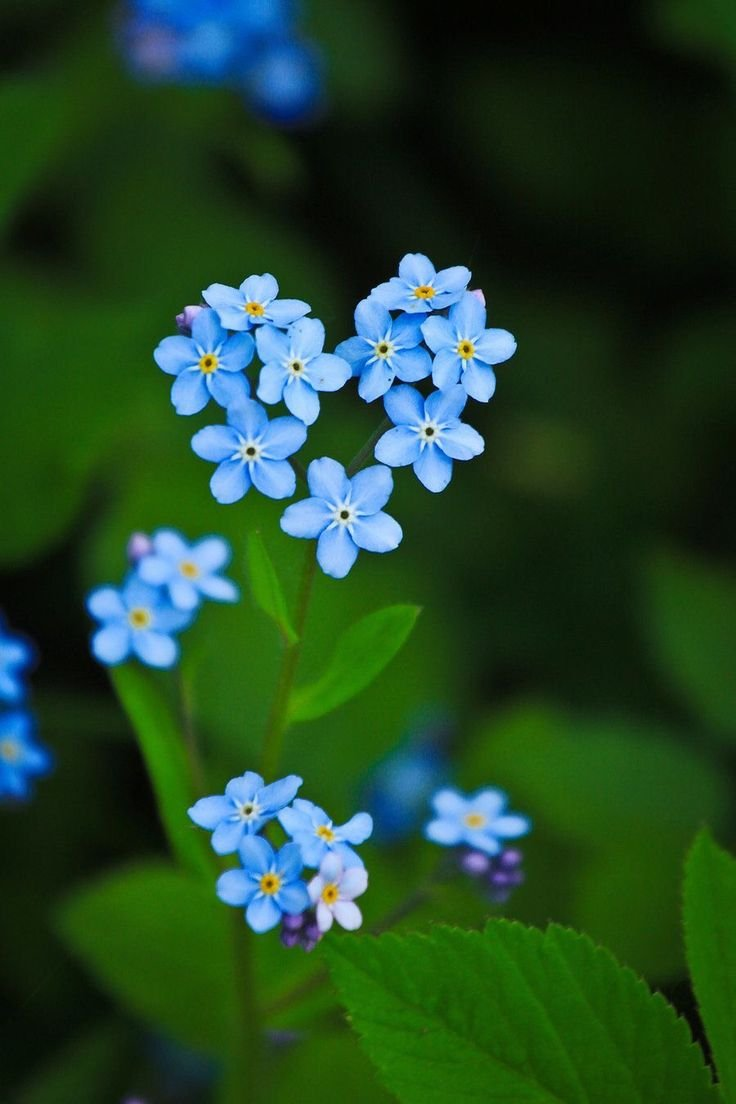
#> input picture бб.jpg, 736 x 1104 px
$ python N2.py
#> lines starting #> are read from the running program, lines starting #| are printed output that depends on the picture
from PIL import Image
import numpy as np
import matplotlib.pyplot as plt
img = Image.open('бб.jpg').convert('RGB')
#> img is the input picture: PIL image 736x1104 RGB; mean R, G, B 35.3, 71.1, 42.2
img_arr = np.asarray(img)

modified = img_arr.astype('float')
for i in range (0,1104):
    for k in range (0,736):
        modified[i][k][1] = modified[i][k][2]
        modified[i][k][0] = 0
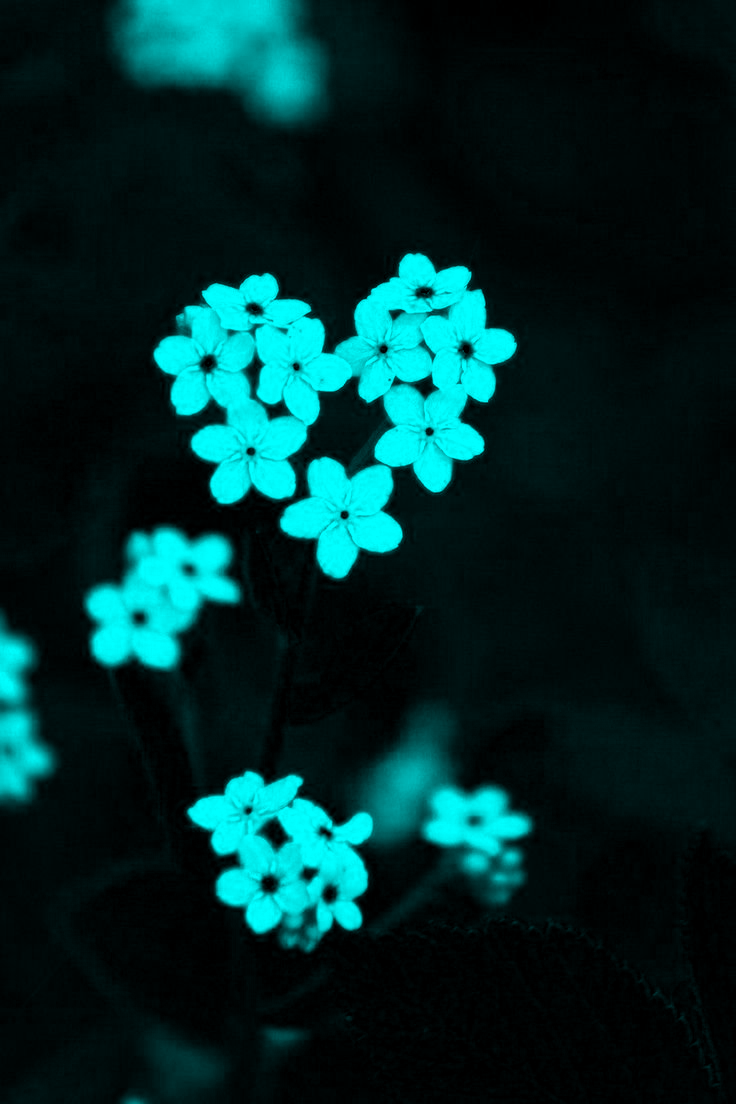
#> modified: shape (1104, 736, 3) float64; mean R, G, B 0, 42.2, 42.2
modified[modified < 30] = 30
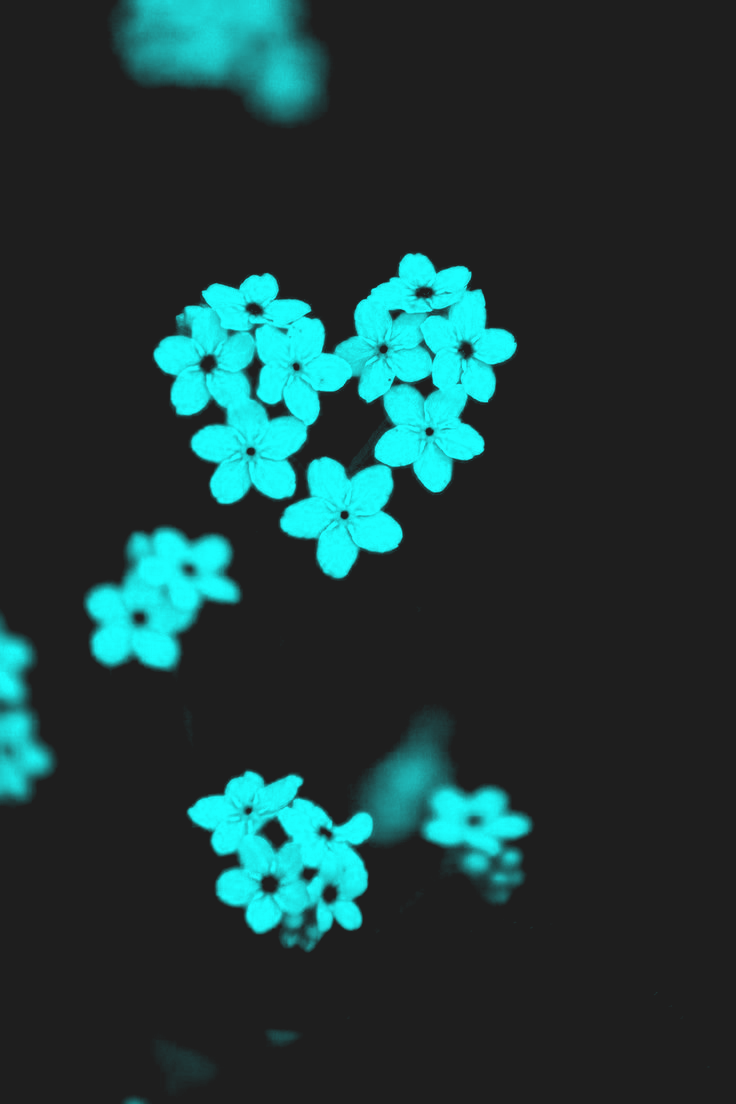
#> modified: shape (1104, 736, 3) float64; mean R, G, B 30, 58.7, 58.7
modified = modified.astype('uint8')

plt.imshow(modified)
plt.show()
